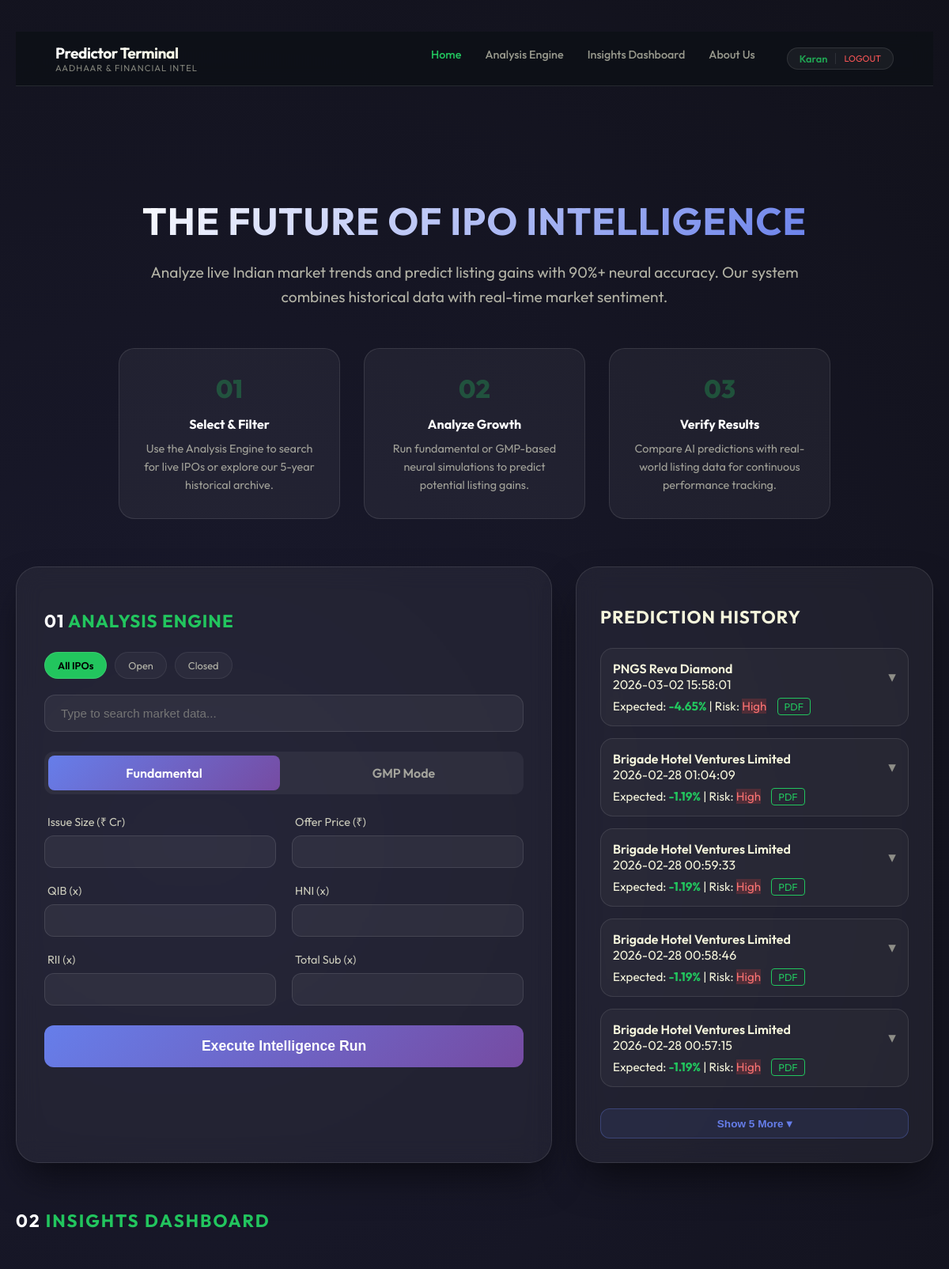
Page / (signed in, upper part) on the earlier database version.
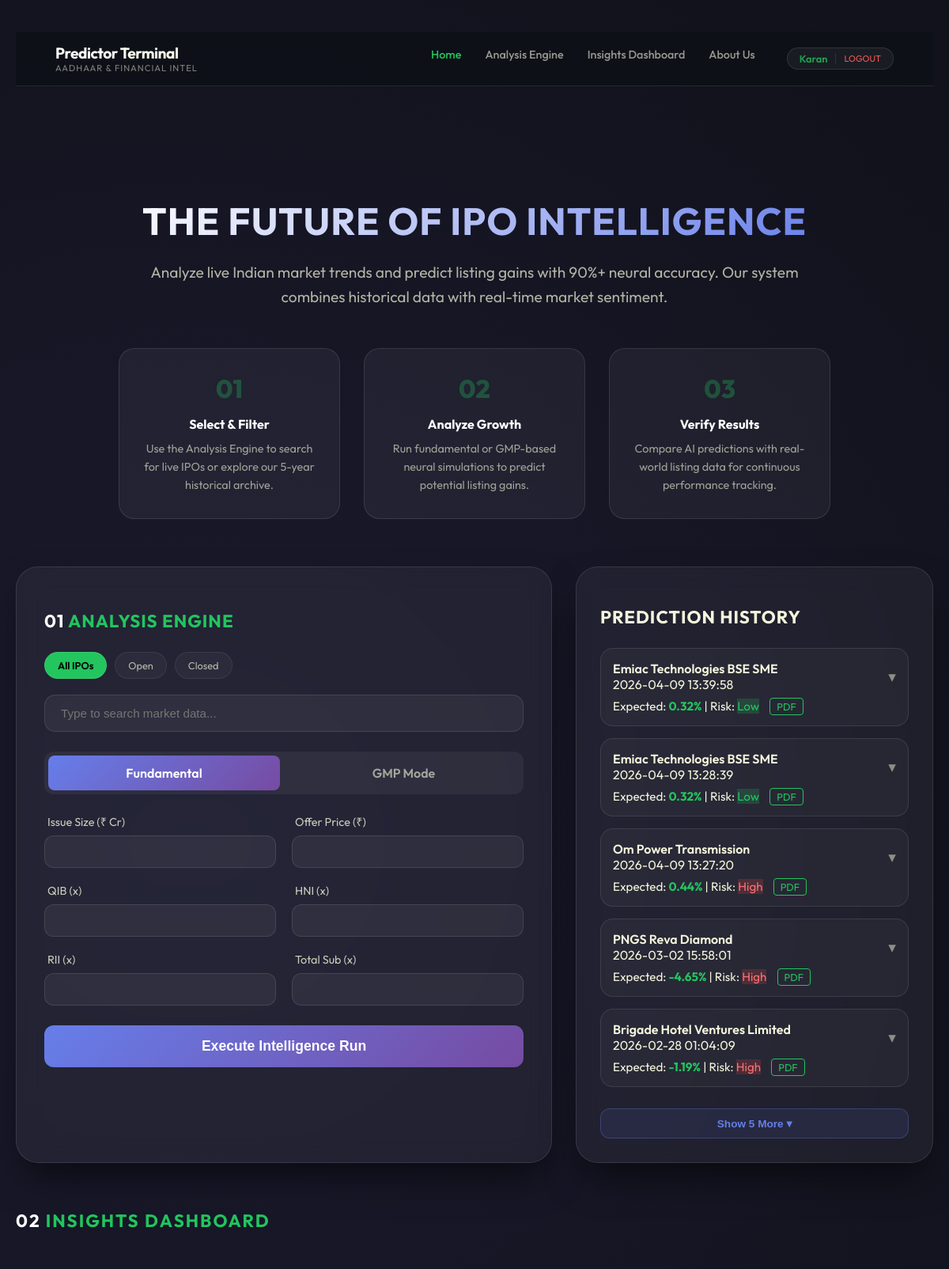
Same page on the later database version.
### app.py (models this page shows)
class User(UserMixin, db.Model):
    id = db.Column(db.Integer, primary_key=True)
    username = db.Column(db.String(100), unique=True, nullable=False)
    password_hash = db.Column(db.String(200), nullable=False)
    predictions = db.relationship('Prediction', backref='author', lazy=True)

class Prediction(db.Model):
    id = db.Column(db.Integer, primary_key=True)
    user_id = db.Column(db.Integer, db.ForeignKey('user.id'), nullable=False)
    ipo_name = db.Column(db.String(200))
    gain = db.Column(db.String(50))
    risk = db.Column(db.String(50))
    timestamp = db.Column(db.String(100))
    model_type = db.Column(db.String(50))
    inputs_json = db.Column(db.Text) # Store inputs as JSON string

### app.py (the view)
@app.route('/')
@login_required
def index():
    user_history = Prediction.query.filter_by(user_id=current_user.id).order_by(Prediction.id.desc()).limit(10).all()
    formatted_history = []
    for item in user_history:
        formatted_history.append({
            'id': item.id,
            'ipo_name': item.ipo_name,
            'gain': item.gain,
            'risk': item.risk,
            'timestamp': item.timestamp,
            'type': item.model_type,
            'inputs': json.loads(item.inputs_json) if item.inputs_json else {}
        })
    return render_template('index.html', history=formatted_history)

### app.py (called while the page is built)
@login_manager.user_loader
def load_user(user_id):
    return User.query.get(int(user_id))

### templates/index.html (shortened to what this page needs)
<!DOCTYPE html>
<html lang="en">
<head>
</head>
<body>
    <nav class="top-nav">
        <div class="nav-brand">
            <h1>Predictor Terminal</h1>
            <span>Aadhaar & Financial Intel</span>
        </div>
        <div class="nav-links">
            <a href="/#hero" class="nav-link">Home</a>
            <a href="/#analysis-engine" class="nav-link">Analysis Engine</a>
            <a href="/#dashboard-visuals" class="nav-link">Insights Dashboard</a>
            <a href="/#about" class="nav-link">About Us</a>
            <div class="user-pill"
                style="margin-left: 10px; padding: 5px 15px; background: rgba(255,255,255,0.05); border: 1px solid var(--glass-border); border-radius: 50px; display: flex; align-items: center; gap: 10px;">
                <span style="font-size: 0.8rem; opacity: 0.8; font-weight: 600; color: var(--money-green);">{{
                    current_user.username }}</span>
                <a href="/logout"
                    style="font-size: 0.7rem; color: #ff5757; text-decoration: none; border-left: 1px solid rgba(255,255,255,0.1); padding-left: 10px; text-transform: uppercase;">Logout</a>
            </div>
        </div>
    </nav>
    <section class="hero" id="hero">
        <h2>The Future of IPO Intelligence</h2>
        <p>Analyze live Indian market trends and predict listing gains with 90%+ neural accuracy. Our system combines
            historical data with real-time market sentiment.</p>
        <div class="guide-container">
            <div class="guide-step">
                <div class="step-number">01</div>
                <h4>Select & Filter</h4>
                <p>Use the Analysis Engine to search for live IPOs or explore our 5-year historical archive.</p>
            </div>
            <div class="guide-step">
                <div class="step-number">02</div>
                <h4>Analyze Growth</h4>
                <p>Run fundamental or GMP-based neural simulations to predict potential listing gains.</p>
            </div>
            <div class="guide-step">
                <div class="step-number">03</div>
                <h4>Verify Results</h4>
                <p>Compare AI predictions with real-world listing data for continuous performance tracking.</p>
            </div>
        </div>
    </section>
    <div class="container">
        <div class="layout">
            <div class="card" id="analysis-engine">
                <h2><span style="color: #fff;">01</span> Analysis Engine</h2>
                <div class="market-filters">
                    <div class="m-filter active" onclick="setMarketFilter('all')">All IPOs</div>
                    <div class="m-filter" onclick="setMarketFilter('open')">Open</div>
                    <div class="m-filter" onclick="setMarketFilter('closed')">Closed</div>
                </div>
                <div class="search-container">
                    <div style="display: flex; gap: 10px; margin-bottom: 10px;">
                        <input type="text" id="ipo-search" class="search-input"
                            placeholder="Type to search market data..." autocomplete="off" style="flex: 1;">
                    </div>
                </div>
                <div class="tabs">
                    <div id="tab-fundamental" class="tab active" onclick="switchTab('fundamental')">Fundamental</div>
                    <div id="tab-gmp" class="tab" onclick="switchTab('gmp')">GMP Mode</div>
                </div>
                <form action="/predict" method="POST" id="predictor-form"
                    onsubmit="document.getElementById('analyzing-overlay').style.display = 'flex'">
                    <div id="fundamental-fields" class="input-grid">
                        <div class="form-group"><label>Issue Size (₹ Cr)</label><input type="number" step="0.01"
                                name="Issue_Size(crores)" id="Issue_Size" required></div>
                        <div class="form-group"><label>Offer Price (₹)</label><input type="number" step="0.01"
                                name="Offer Price" id="Offer_Price" required></div>
                        <div class="form-group"><label>QIB (x)</label><input type="number" step="0.01" name="QIB"
                                id="QIB" required></div>
                        <div class="form-group"><label>HNI (x)</label><input type="number" step="0.01" name="HNI"
                                id="HNI" required></div>
                        <div class="form-group"><label>RII (x)</label><input type="number" step="0.01" name="RII"
                                id="RII" required></div>
                        <div class="form-group"><label>Total Sub (x)</label><input type="number" step="0.01"
                                name="Total" id="Total" required></div>
                    </div>
                    <button type="submit">Execute Intelligence Run</button>
                </form>
            </div>
            <div class="card" id="prediction-history" style="padding: 30px;">
                <h2 style="color: var(--beige);">Prediction History</h2>
                <div class="history-list" id="history-list-container">
                    {% if history %}
                    {% for item in history %}
                    <div class="history-item {% if loop.index > 5 %}history-extra hidden{% endif %}"
                        onclick="this.classList.toggle('expanded')">
                        <div class="history-header">
                            <div>
                                <span class="history-name">{{ item.ipo_name }}</span>
                                <div class="history-date">{{ item.timestamp }}</div>
                            </div>
                            <div class="history-toggle-icon">▾</div>
                        </div>
                        <div style="margin-top: 8px; font-size: 0.95rem;">
                            Expected: <strong style="color: var(--money-green)">{{ item.gain }}</strong> |
                            Risk: <span class="risk-{{ item.risk }}">{{ item.risk }}</span>
                            <a href="{{ url_for('download_report', prediction_id=item.id) }}"
                                style="margin-left: 10px; color: var(--money-green); text-decoration: none; font-size: 0.8rem; border: 1px solid var(--money-green); padding: 2px 8px; border-radius: 4px;">PDF</a>
                        </div>
                    </div>
                    {% endfor %}
                    {% if history | length > 5 %}
                    <button id="history-toggle-btn" onclick="toggleHistoryExpand()" style="
                        margin-top: 12px;
                        width: 100%;
                        background: rgba(102, 126, 234, 0.1);
                        border: 1px solid rgba(102, 126, 234, 0.3);
                        border-radius: 12px;
                        padding: 10px;
                        color: #667eea;
                        font-size: 0.85rem;
                        font-weight: 600;
                        cursor: pointer;
                        display: flex;
                        align-items: center;
                        justify-content: center;
                        gap: 8px;
                        transition: all 0.3s;
                    ">
                        <span id="history-toggle-label">Show {{ history | length - 5 }} More ▾</span>
                    </button>
                    {% endif %}
                    {% else %}
                    <p style="opacity: 0.4; text-align: center; margin-top: 40px;">System idle. Waiting for analysis...
                    </p>
                    {% endif %}
                </div>
            </div>
        </div>
        <div class="dashboard-container" id="dashboard-visuals" style="grid-template-columns: 1fr 1fr;">
            <h2
                style="grid-column: 1 / -1; margin-bottom: 20px; color: var(--money-green); text-transform: uppercase; letter-spacing: 2px;">
                <span style="color: #fff;">02</span> Insights Dashboard
            </h2>
        </div>
    </div>
</body>
</html>

Differences in the rows shown:
no longer on this page (row unchanged): Prediction: ipo_name "Brigade Hotel Ventures Limited", timestamp "2026-02-28 00:59:33", gain "-1.19%", risk "High"
no longer on this page (row unchanged): Prediction: ipo_name "Brigade Hotel Ventures Limited", timestamp "2026-02-28 00:58:46", gain "-1.19%", risk "High"
no longer on this page (row unchanged): Prediction: ipo_name "Brigade Hotel Ventures Limited", timestamp "2026-02-28 00:57:15", gain "-1.19%", risk "High"
added Prediction: ipo_name "Emiac Technologies BSE SME", timestamp "2026-04-09 13:39:58", gain "0.32%", risk "Low"
added Prediction: ipo_name "Emiac Technologies BSE SME", timestamp "2026-04-09 13:28:39", gain "0.32%", risk "Low"
added Prediction: ipo_name "Om Power Transmission", timestamp "2026-04-09 13:27:20", gain "0.44%", risk "High"
